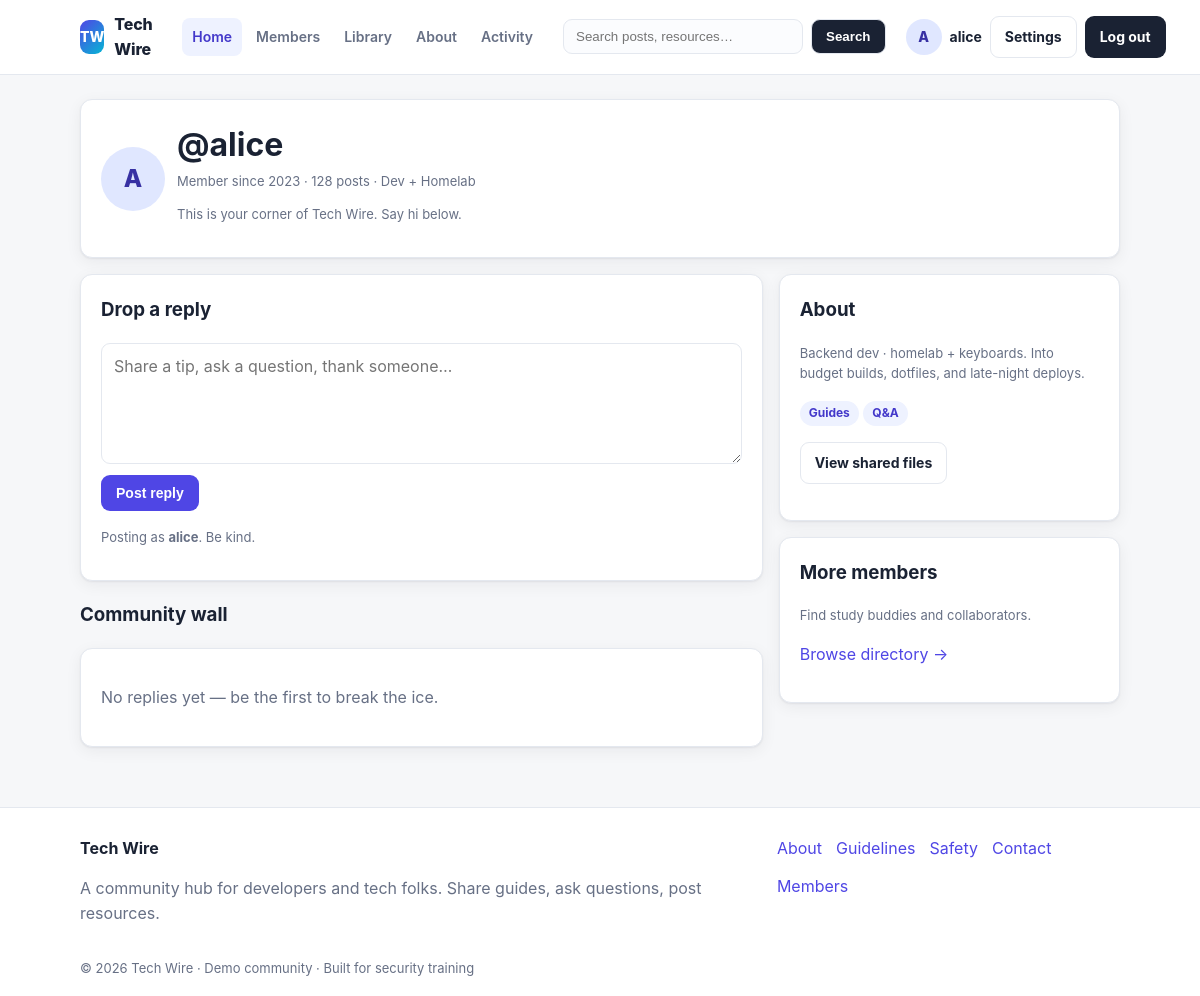
/profile.php (signed in), run on an earlier commit of the app's database.
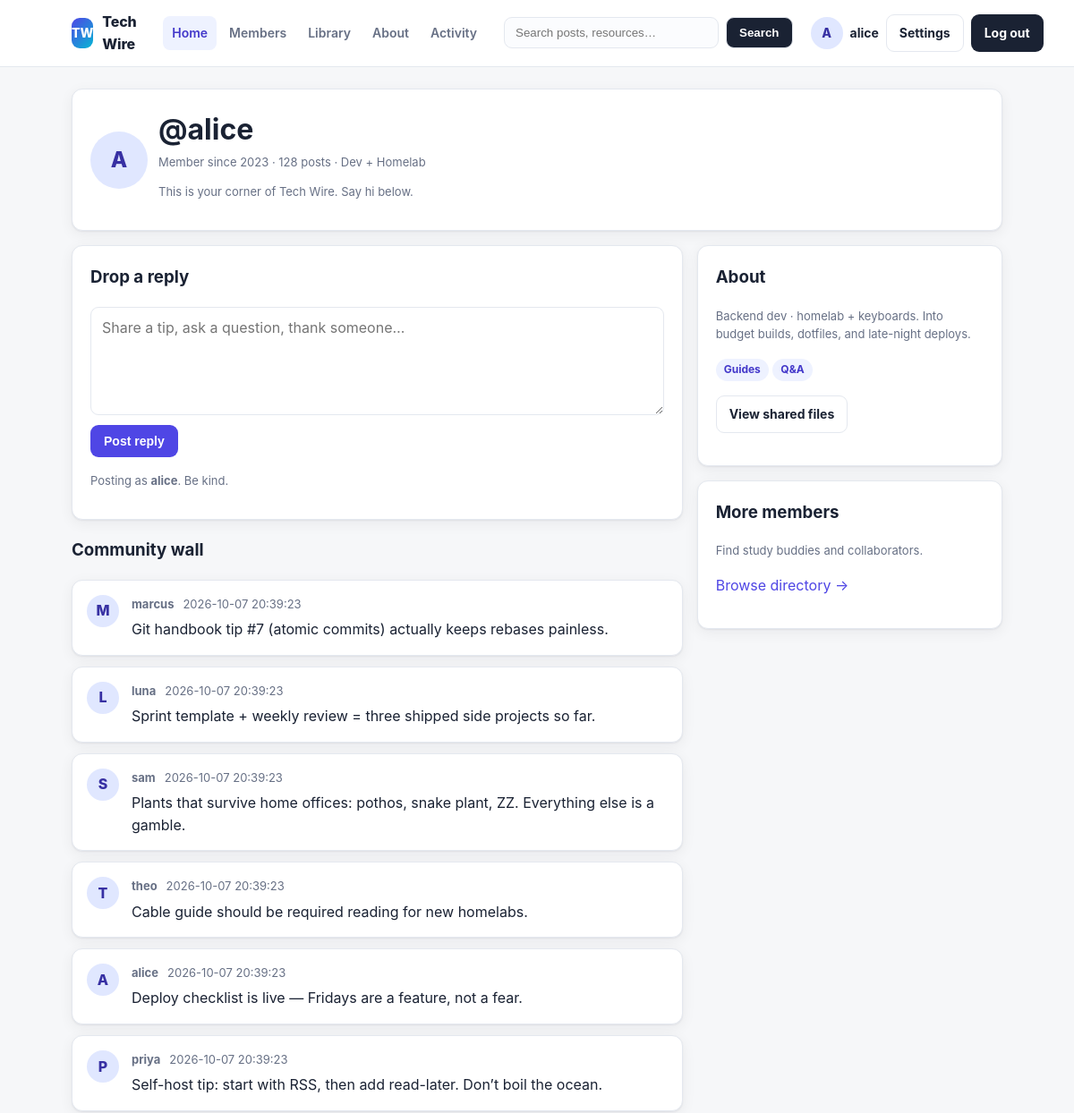
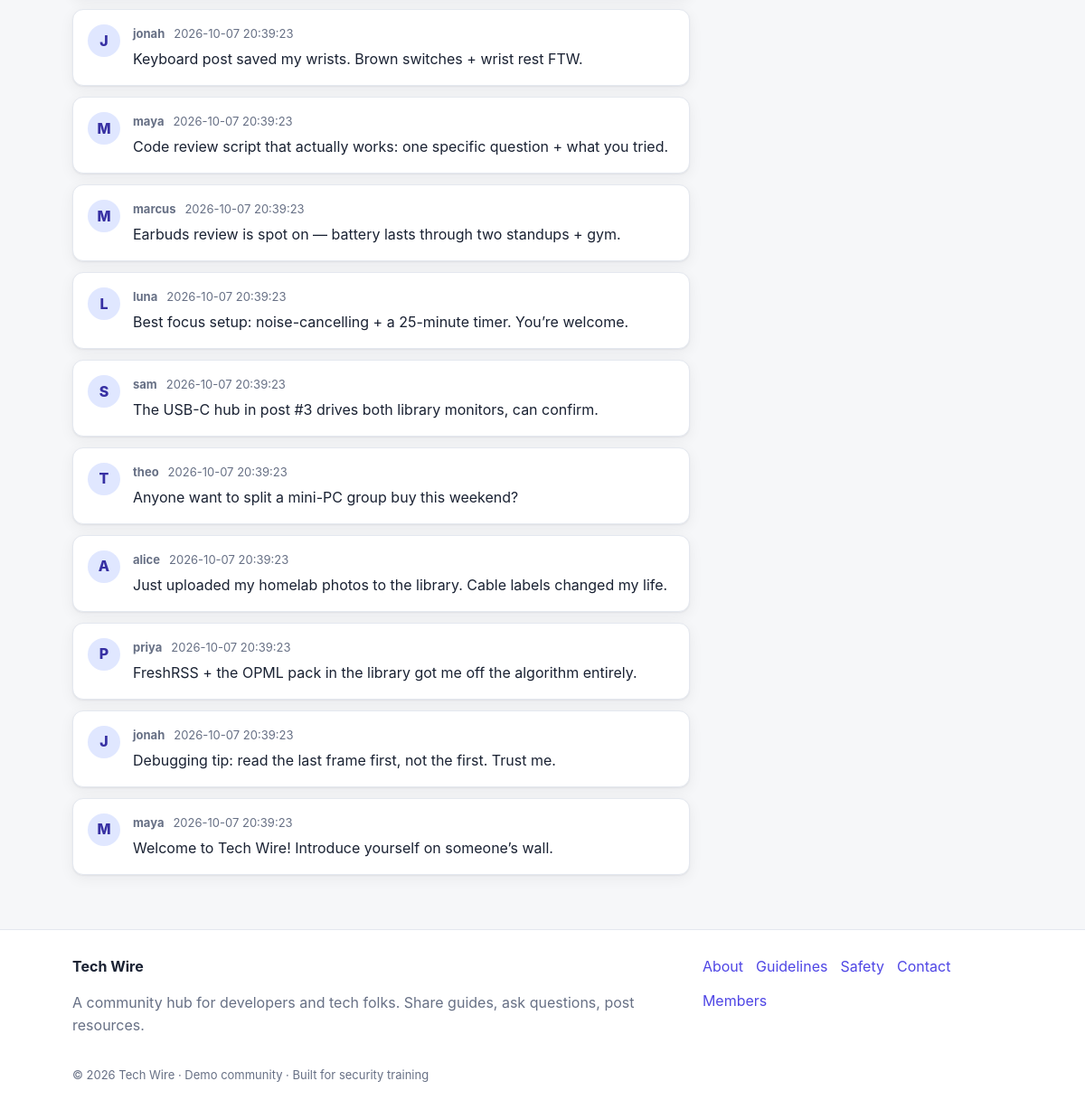
And on a later commit of the database (2 pictures, top to bottom).
### tables this page shows
CREATE TABLE IF NOT EXISTS comments (
  id INT AUTO_INCREMENT PRIMARY KEY,
  user VARCHAR(64) NOT NULL,
  comment TEXT NULL,
  created_at TIMESTAMP DEFAULT CURRENT_TIMESTAMP
);

### includes/auth.php (called while the page is built, shortened)
<?php
function is_logged_in() {
    return isset($_SESSION['user_id']);
}
function current_user() {
    return isset($_SESSION['username']) ? $_SESSION['username'] : null;
}
?>

### profile.php (the view, shortened to what this page needs)
<?php
require_once 'includes/auth.php';
require_once 'includes/layout.php';
$user = current_user();
$view_user = isset($_GET['user']) && $_GET['user'] !== '' ? (string) $_GET['user'] : $user;
$comments = array();
$query = "SELECT * FROM comments ORDER BY id DESC";
$result = mysql_query($query);
if ($result) {
    while ($row = mysql_fetch_assoc($result)) {
        $comments[] = $row;
    }
}
?>
<div class="card">
  <div class="member-top">
    <span class="avatar lg"><?php echo htmlspecialchars(strtoupper(substr($view_user, 0, 1)), ENT_QUOTES); ?></span>
    <div>
      <h1 style="margin:0">@<?php echo htmlspecialchars($view_user, ENT_QUOTES); ?></h1>
      <p class="muted small" style="margin:2px 0">Member since 2023 · 128 posts · Dev + Homelab</p>
      <?php if ($view_user !== $user): ?>
        <p class="small muted">You’re viewing a fellow member. You’re signed in as <strong><?php echo htmlspecialchars($user, ENT_QUOTES); ?></strong>.</p>
      <?php else: ?>
        <p class="small muted">This is your corner of Tech Wire. Say hi below.</p>
      <?php endif; ?>
    </div>
  </div>
</div>
<div class="grid grid-2" style="margin-top:16px">
  <section>
    <div class="card">
      <h3 style="margin-top:0">Drop a reply</h3>
      <form method="POST" action="profile.php<?php echo $view_user !== $user ? '?user=' . urlencode($view_user) : ''; ?>" class="stack">
        <textarea name="comment" rows="4" placeholder="Share a tip, ask a question, thank someone…"></textarea>
        <p><button class="btn btn-primary" type="submit">Post reply</button></p>
      </form>
      <p class="muted small">Posting as <strong><?php echo htmlspecialchars($user, ENT_QUOTES); ?></strong>. Be kind.</p>
    </div>
    <h3>Community wall</h3>
    <div class="post-list">
    <?php foreach ($comments as $c): ?>
      <article class="post-row">
        <span class="avatar"><?php echo htmlspecialchars(strtoupper(substr((string) $c['user'], 0, 1)), ENT_QUOTES); ?></span>
        <div class="post-main">
          <div class="post-meta"><strong><?php echo htmlspecialchars($c['user'], ENT_QUOTES); ?></strong><span><?php echo isset($c['created_at']) ? htmlspecialchars($c['created_at'], ENT_QUOTES) : ''; ?></span></div>
          <p style="margin:6px 0 0"><?php echo $c['comment']; ?></p>
        </div>
      </article>
    <?php endforeach; ?>
    <?php if (empty($comments)): ?>
      <div class="card"><p class="muted">No replies yet — be the first to break the ice.</p></div>
    <?php endif; ?>
    </div>
  </section>
  <aside class="grid" style="align-content:start">
    <div class="card">
      <h3 style="margin-top:0">About</h3>
      <p class="muted small">Backend dev · homelab + keyboards. Into budget builds, dotfiles, and late-night deploys.</p>
      <p><span class="pill">Guides</span> <span class="pill">Q&amp;A</span></p>
      <p><a class="btn btn-ghost" href="upload.php">View shared files</a></p>
    </div>
    <div class="card">
      <h3 style="margin-top:0">More members</h3>
      <p class="muted small">Find study buddies and collaborators.</p>
      <p><a href="members.php">Browse directory →</a></p>
    </div>
  </aside>
</div>

What changed in the data, as far as the page shows it:
added comments: user "M", user "marcus", created_at "2026-10-07 20:39:23", comment "Git handbook tip #7 (atomic commits) actually keeps rebases painless."
added comments: user "L", user "luna", created_at "2026-10-07 20:39:23", comment "Sprint template + weekly review = three shipped side projects so far."
added comments: user "S", user "sam", created_at "2026-10-07 20:39:23", comment "Plants that survive home offices: pothos, snake plant, ZZ. Everything else is a gamble."
added comments: user "T", user "theo", created_at "2026-10-07 20:39:23", comment "Cable guide should be required reading for new homelabs."
added comments: user "A", user "alice", created_at "2026-10-07 20:39:23", comment "Deploy checklist is live — Fridays are a feature, not a fear."
added comments: user "P", user "priya", created_at "2026-10-07 20:39:23", comment "Self-host tip: start with RSS, then add read-later. Don’t boil the ocean."
added comments: user "J", user "jonah", created_at "2026-10-07 20:39:23", comment "Keyboard post saved my wrists. Brown switches + wrist rest FTW."
added comments: user "M", user "maya", created_at "2026-10-07 20:39:23", comment "Code review script that actually works: one specific question + what you tried."
added comments: user "M", user "marcus", created_at "2026-10-07 20:39:23", comment "Earbuds review is spot on — battery lasts through two standups + gym."
added comments: user "L", user "luna", created_at "2026-10-07 20:39:23", comment "Best focus setup: noise-cancelling + a 25-minute timer. You’re welcome."
added comments: user "S", user "sam", created_at "2026-10-07 20:39:23", comment "The USB-C hub in post #3 drives both library monitors, can confirm."
added comments: user "T", user "theo", created_at "2026-10-07 20:39:23", comment "Anyone want to split a mini-PC group buy this weekend?"
added comments: user "A", user "alice", created_at "2026-10-07 20:39:23", comment "Just uploaded my homelab photos to the library. Cable labels changed my life."
added comments: user "P", user "priya", created_at "2026-10-07 20:39:23", comment "FreshRSS + the OPML pack in the library got me off the algorithm entirely."
added comments: user "J", user "jonah", created_at "2026-10-07 20:39:23", comment "Debugging tip: read the last frame first, not the first. Trust me."
added comments: user "M", user "maya", created_at "2026-10-07 20:39:23", comment "Welcome to Tech Wire! Introduce yourself on someone’s wall."
Also different on the page:
text no longer shown: "No replies yet — be the first to break the ice."
